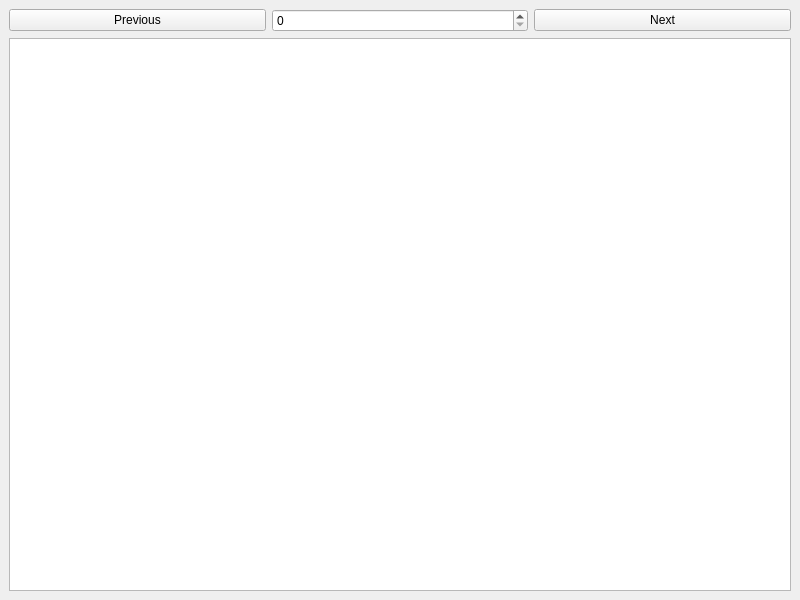
<?xml version="1.0" encoding="UTF-8"?>
<ui version="4.0">
    <class>MainWindow</class>
    <widget class="QMainWindow" name="MainWindow">
        <property name="geometry">
            <rect>
                <x>0</x>
                <y>0</y>
                <width>800</width>
                <height>600</height>
            </rect>
        </property>
        <property name="windowTitle">
            <string>MainWindow</string>
        </property>
        <widget class="QWidget" name="centralwidget">
            <layout class="QVBoxLayout" name="verticalLayout">
                <item>
                    <layout class="QGridLayout" name="gridLayout">
                        <item row="0" column="2">
                            <widget class="QPushButton" name="next">
                                <property name="text">
                                    <string>Next</string>
                                </property>
                            </widget>
                        </item>
                        <item row="0" column="1">
                            <widget class="QSpinBox" name="num"/>
                        </item>
                        <item row="0" column="0">
                            <widget class="QPushButton" name="prev">
                                <property name="text">
                                    <string>Previous</string>
                                </property>
                            </widget>
                        </item>
                    </layout>
                </item>
                <item>
                    <widget class="QTextEdit" name="content"/>
                </item>
            </layout>
        </widget>
    </widget>
    <resources/>
    <connections/>
</ui>
